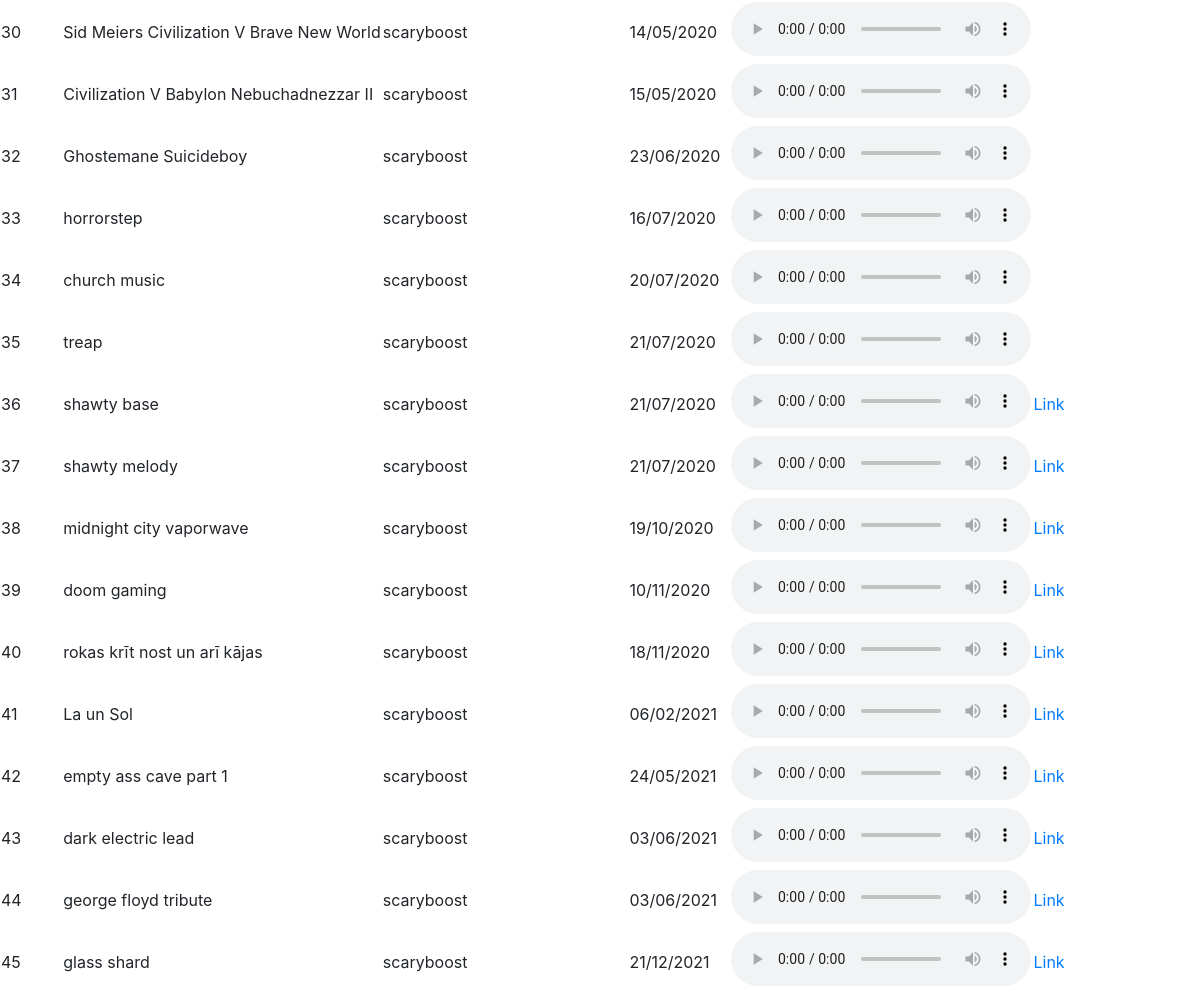
Before: /music (lower part) with the older database file.
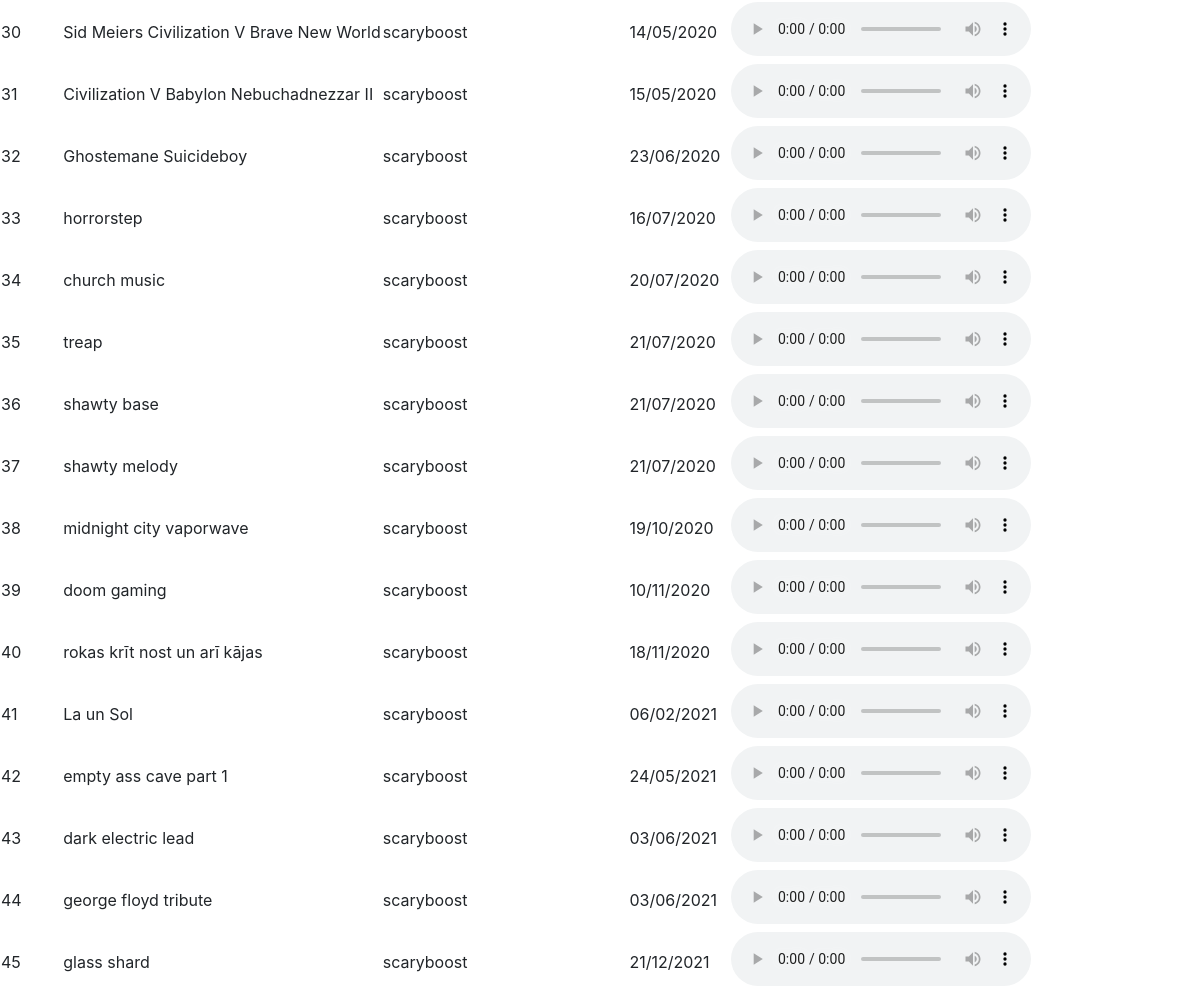
After: the same page with the newer database file.
### tables this page shows
CREATE TABLE "songs" (
	"song_id"	INTEGER,
	"title"	TEXT,
	"artist"	TEXT,
	"release_date"	TEXT,
	"file_name"	TEXT,
	"link"	TEXT,
	PRIMARY KEY("song_id" AUTOINCREMENT)
);

### app.py (the view)
@app.route('/music')
def music():
    conn = dbconnect.connect()
    c = conn.cursor()
    songs_sqliterow = c.execute('SELECT * FROM songs').fetchall()
    songs_dict = []
    for one in songs_sqliterow:
        songs_dict.append(dict(one))
    length = len(songs_dict)
    return render_template('music.html', songs=songs_dict, length=length)

### dbconnect.py (called while the page is built)
def connect():
    conn = sqlite3.connect('database.db')
    conn.row_factory = sqlite3.Row
    return conn

### templates/music.html (shortened to what this page needs)
{% extends "base.html" %}
{% block head %}<link href="{{ url_for('static', filename='css/music.css') }}" rel="stylesheet">{% endblock %}
{% block content %}
    <table>
        <tbody>
            {% for song in songs %}
                <tr>
                    <td>{{ song.song_id }}</td>
                    <td>{{ song.title }}</td>
                    <td>{{ song.artist }}</td>
                    <td>{{ song.release_date }}</td>
                    <td><audio controls><source src="{{ url_for('static', filename='audio/' + song.file_name) }}" type="audio/mpeg"></audio></td>
                    {% if song.link != "" %}
                        <td><a href="{{ song.link }}">Link</a></td>
                    {% else %}
                        <td></td>
                    {% endif %}
                </tr>
            {% endfor %}
        </tbody>
    </table>
{% endblock %}

### templates/base.html (shortened to what this page needs)
<!DOCTYPE html>
<html>
<head>
    {% block head %}{% endblock %}
    <link rel="stylesheet" href="https://maxcdn.bootstrapcdn.com/bootstrap/4.0.0/css/bootstrap.min.css">
</head>
<body>
    {% block content %}{% endblock %}
</body>
</html>

### templates/base.html (style rules this page uses)
html { font-family: sans-serif; }

Changed rows visible on the page:
changed songs "shawty base": link empty → empty (drawn); no longer shows "Link"
changed songs "shawty melody": link empty → empty (drawn); no longer shows "Link"
changed songs "midnight city vaporwave": link empty → empty (drawn); no longer shows "Link"
changed songs "doom gaming": link empty → empty (drawn); no longer shows "Link"
changed songs "rokas krīt nost un arī kājas": link empty → empty (drawn); no longer shows "Link"
changed songs "La un Sol": link empty → empty (drawn); no longer shows "Link"
changed songs "empty ass cave part 1": link empty → empty (drawn); no longer shows "Link"
changed songs "dark electric lead": link empty → empty (drawn); no longer shows "Link"
changed songs "george floyd tribute": link empty → empty (drawn); no longer shows "Link"
changed songs "glass shard": link empty → empty (drawn); no longer shows "Link"
